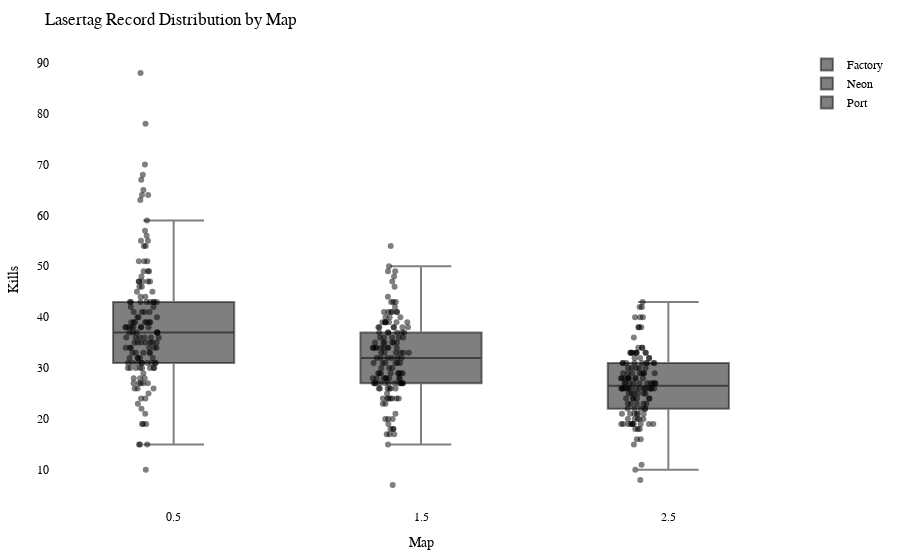

Notebook source saved alongside this figure:
### Code cell
import plotly.graph_objects as go
import plotly.io as pio

df = getRecordsDataframe(minigame="Lasertag")

# Calculate the offset for centering the data points
num_columns = len(df.columns)
offset = 0.5

# Create a Swarm plot using Plotly
fig = go.Figure()

for i, column in enumerate(df.columns):
    x_values = [i + offset] * len(df[column])  # Adjust x-values with offset for horizontal centering
    fig.add_trace(go.Box(x=x_values,
                         y=df[column],
                         name=column,
                         boxpoints='all',
                         pointpos=-0.5,  # Adjust point position to prevent overlapping
                         marker=dict(color='rgba(0,0,0,0.5)', size=6),  # Adjust marker color and size
                         hovertext=df.index,
                         hoverinfo='text+y'))

fig.update_layout(title="Lasertag Record Distribution by Map",
                  xaxis=dict(title="Map"),
                  yaxis=dict(title="Kills"),
                  showlegend=True,
                  font=dict(family="Arial", size=12, color="black"),  # Customize font
                  plot_bgcolor="white",  # Set background color
                  margin=dict(l=50, r=50, t=50, b=50),  # Adjust margins for better layout
                  )

pio.show(fig)

pio.write_html(fig, "out/laser_swarm_plot.html")

### Figure 1 — Plotly figure (JSON) as saved in the notebook; plotly's stock layout.template omitted (floating-point values rounded to 4 significant figures; data arrays with more than 128 entries replaced by an {"elided": "..."} marker saying what was removed)
{"data": [{"boxpoints": "all", "hoverinfo": "text+y", "hovertext": {"elided": "146 str values"}, "marker": {"color": "rgba(0,0,0,0.5)", "size": 6}, "name": "Factory", "pointpos": -0.5, "type": "box", "x": {"elided": "146 float values"}, "y": {"elided": "146 int values"}}, {"boxpoints": "all", "hoverinfo": "text+y", "hovertext": {"elided": "146 str values"}, "marker": {"color": "rgba(0,0,0,0.5)", "size": 6}, "name": "Neon", "pointpos": -0.5, "type": "box", "x": {"elided": "146 float values"}, "y": {"elided": "146 int values"}}, {"boxpoints": "all", "hoverinfo": "text+y", "hovertext": {"elided": "146 str values"}, "marker": {"color": "rgba(0,0,0,0.5)", "size": 6}, "name": "Port", "pointpos": -0.5, "type": "box", "x": {"elided": "146 float values"}, "y": {"elided": "146 int values"}}], "layout": {"font": {"color": "black", "family": "Arial", "size": 12}, "margin": {"b": 50, "l": 50, "r": 50, "t": 50}, "plot_bgcolor": "white", "showlegend": true, "title": {"text": "Lasertag Record Distribution by Map"}, "xaxis": {"title": {"text": "Map"}}, "yaxis": {"title": {"text": "Kills"}}}}
